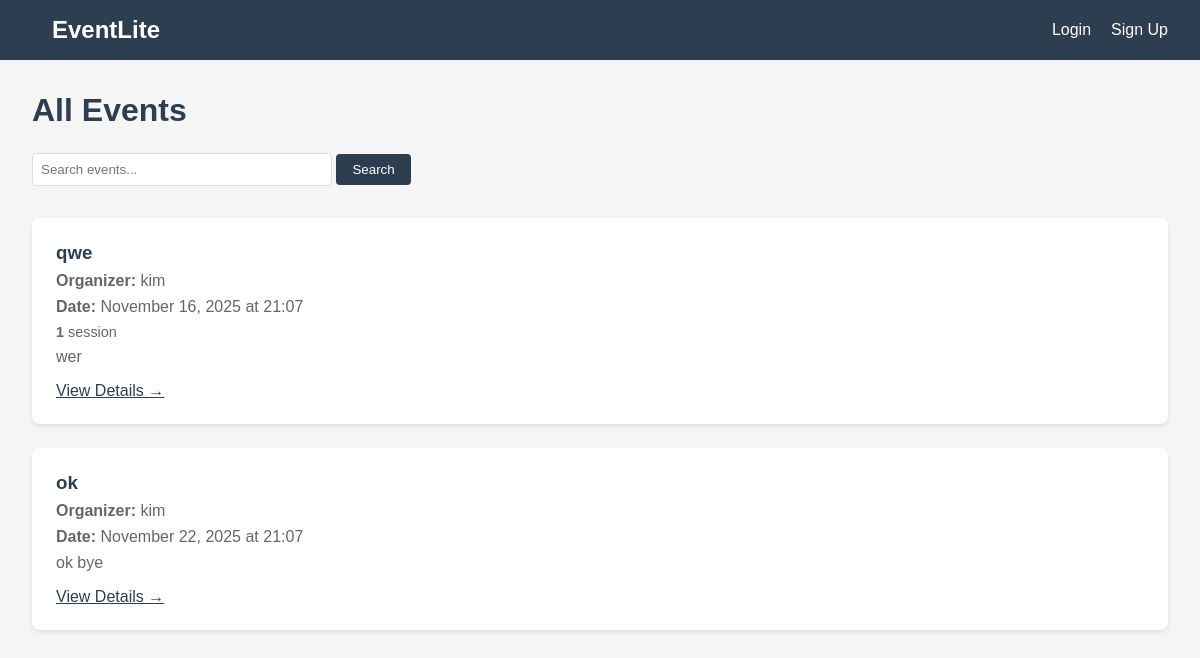
Screenshot of /events/ with the database file from the repository.
### events/models.py (models this page shows, shortened)
class Event(models.Model):
    title = models.CharField(max_length=200)
    description = models.TextField()
    organizer = models.ForeignKey(User, on_delete=models.CASCADE, related_name='events')
    starts_at = models.DateTimeField()
    created_at = models.DateTimeField(auto_now_add=True)

### events/views.py (the view)
# urls.py: path('events/', EventListView.as_view(), name='event_list'),
class EventListView(ListView):
    model = Event
    template_name = 'events/event_list.html'
    context_object_name = 'events'
    paginate_by = 10
    def get_queryset(self):
        queryset = Event.objects.select_related('organizer').prefetch_related('sessions', 'bookmarks')
        search_query = self.request.GET.get('q')
        if search_query:
            queryset = queryset.filter(title__icontains=search_query)
        return queryset.order_by('-created_at')

### events/context_processors.py (called while the page is built)
def global_counts(request):
    context = {}
    if request.user.is_authenticated:
        context['unread_notifications_count'] = Notification.objects.filter(
            user=request.user,
            is_read=False
        ).count()
        if hasattr(request.user, 'profile') and request.user.profile.role == 'ATTENDEE':
            context['my_bookmarks_count'] = Bookmark.objects.filter(user=request.user).count()
        else:
            context['my_bookmarks_count'] = 0
    else:
        context['unread_notifications_count'] = 0
        context['my_bookmarks_count'] = 0
    return context

### events/templates/events/event_list.html (shortened to what this page needs)
{% extends 'events/base.html' %}
{% block content %}
<h1 style="color: #2c3e50; margin-bottom: 1.5rem;">All Events</h1>
<form method="get" style="margin-bottom: 2rem;">
    <input type="text" name="q" value="{{ request.GET.q }}" placeholder="Search events..."
           style="padding: 0.5rem; width: 300px; border: 1px solid #ddd; border-radius: 4px;">
    <button type="submit" style="padding: 0.5rem 1rem; background-color: #2c3e50; color: white; border: none; border-radius: 4px; cursor: pointer;">
        Search
    </button>
</form>
{% if events %}
    <div style="display: grid; gap: 1.5rem;">
        {% for event in events %}
            <div style="background: white; padding: 1.5rem; border-radius: 8px; box-shadow: 0 2px 4px rgba(0,0,0,0.1);">
                <h3 style="margin-bottom: 0.5rem;">
                    <a href="{% url 'event_detail' event.pk %}" style="color: #2c3e50; text-decoration: none;">
                        {{ event.title }}
                    </a>
                </h3>
                <p style="color: #666; margin-bottom: 0.5rem;">
                    <strong>Organizer:</strong> {{ event.organizer.username }}
                </p>
                <p style="color: #666; margin-bottom: 0.5rem;">
                    <strong>Date:</strong> {{ event.starts_at|date:"F d, Y" }} at {{ event.starts_at|date:"H:i" }}
                </p>
                {% if event.sessions.all %}
                    <p style="color: #666; margin-bottom: 0.5rem; font-size: 0.9rem;">
                        <strong>{{ event.sessions.count }}</strong> session{{ event.sessions.count|pluralize }}
                    </p>
                {% endif %}
                <p style="color: #666; margin-bottom: 1rem;">
                    {{ event.description|truncatewords:30 }}
                </p>
                <a href="{% url 'event_detail' event.pk %}" style="color: #2c3e50; text-decoration: underline;">
                    View Details →
                </a>
            </div>
        {% endfor %}
    </div>
{% endif %}
{% endblock %}

### events/templates/events/base.html (style rules this page uses)
* { margin: 0; padding: 0; box-sizing: border-box; }
body { font-family: Arial, sans-serif; background-color: #f5f5f5; color: #333; }

### rows the page displays
Event: title "qwe", organizer.username "kim", starts_at "November 16, 2025", starts_at "21:07", sessions.count "1", description "wer"
Event: title "ok", organizer.username "kim", starts_at "November 22, 2025", starts_at "21:07", description "ok bye"
